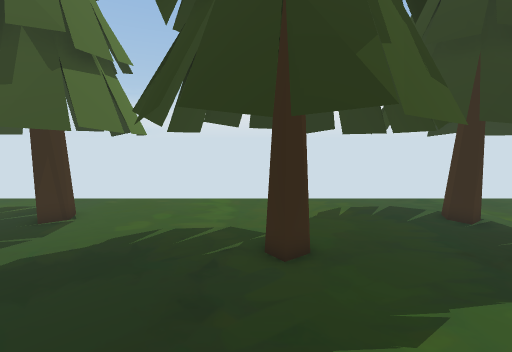
[1] (above)

24 first-person views from a walk through a scene from a Unity 3-D project. The camera is 1.5 m above the floor, tilts 8° down and sees 90° across. The floor is counted in squares, 0.5 m on a side. Each view is taken from the middle of a square. On the plan, view 1 faces up. The plan holds only what a view shows up to about 19 squares ahead; the rest is blank. The place goes on beyond the plan.

[2]
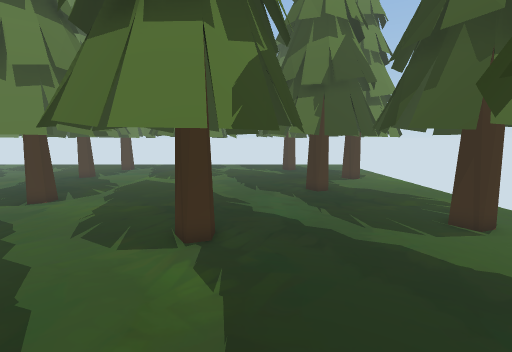

[3]
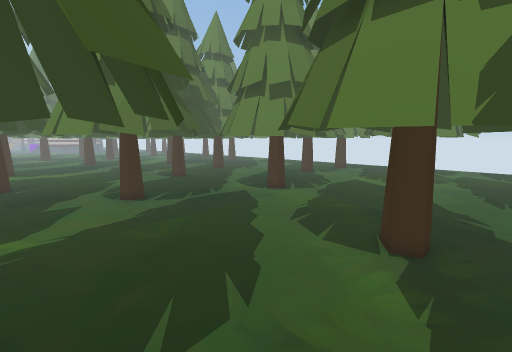

[4]
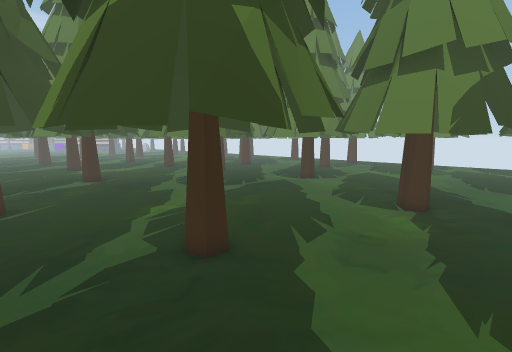

[5]
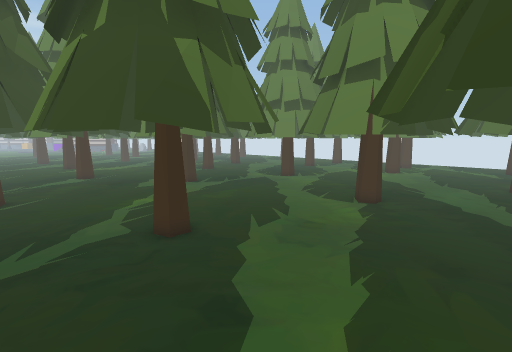

[6]
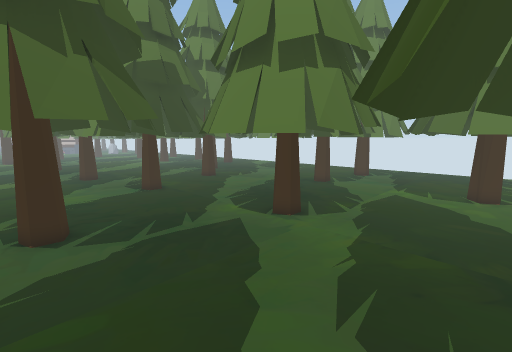

[7]
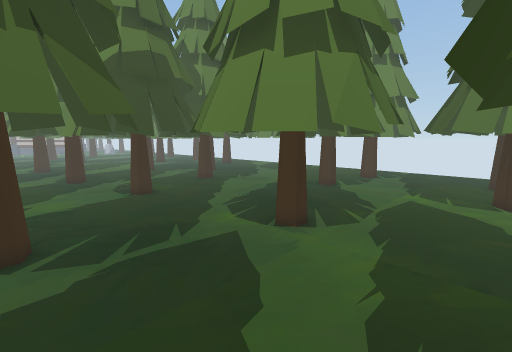

[8]
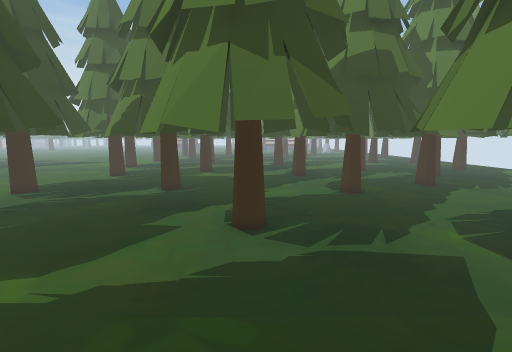

[9]
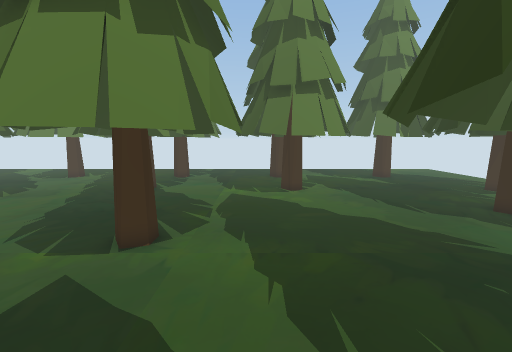

[10]
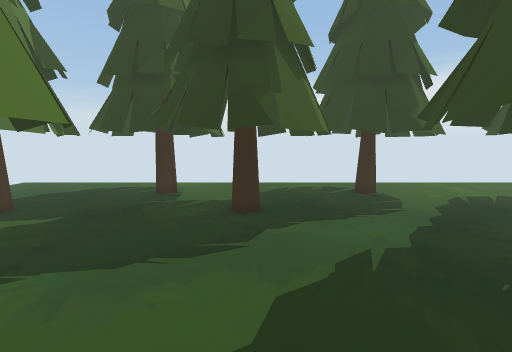

[11]
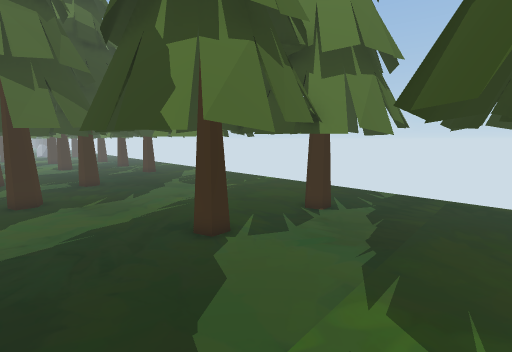

[12]
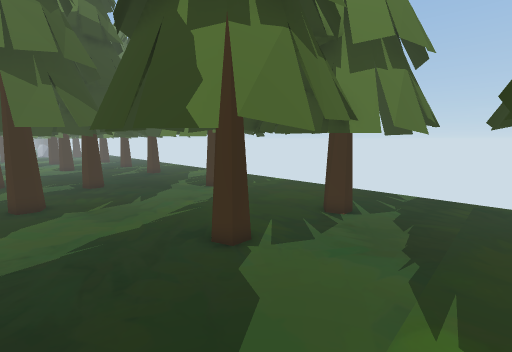

[13]
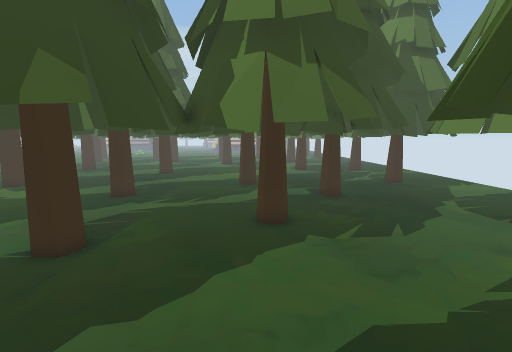

[14]
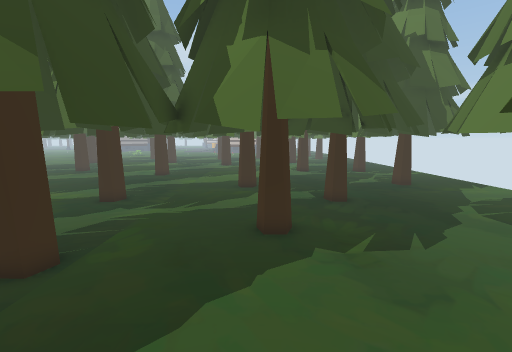

[15]
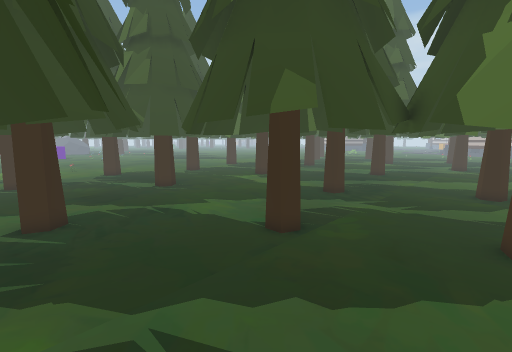

[16]
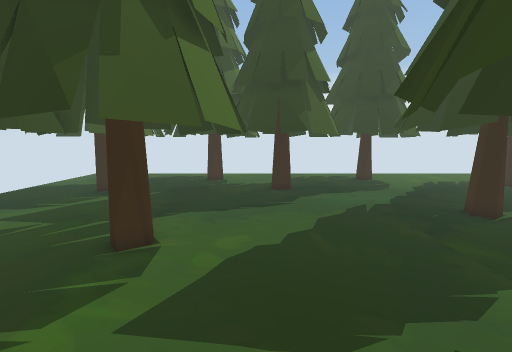

[17]
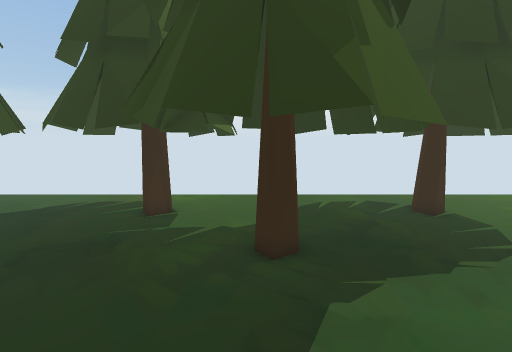

[18]
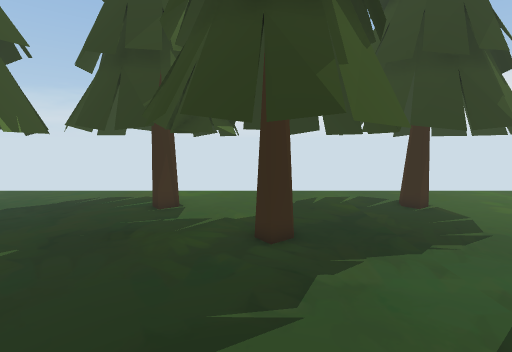

[19]
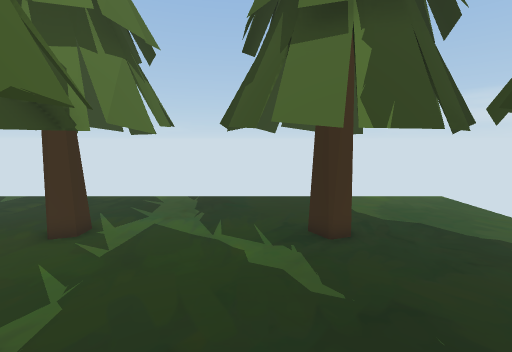

[20]
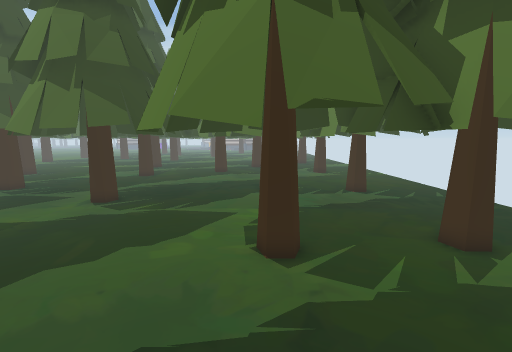

[21]
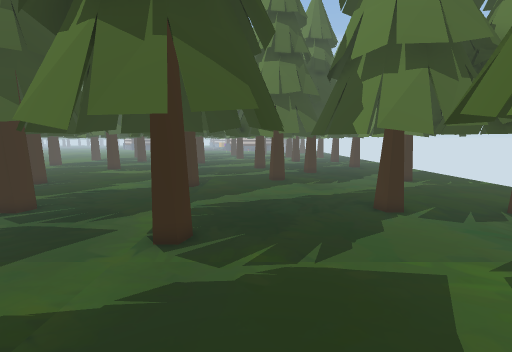

[22]
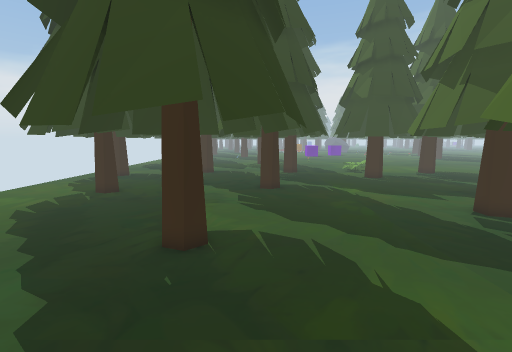

[23]
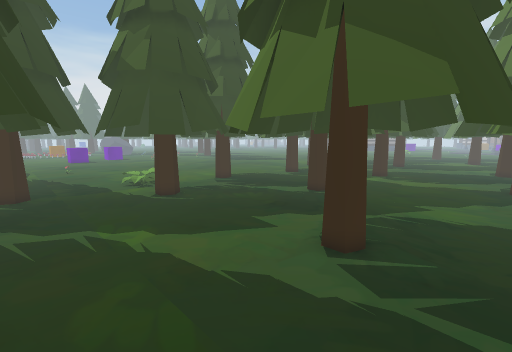

[24]
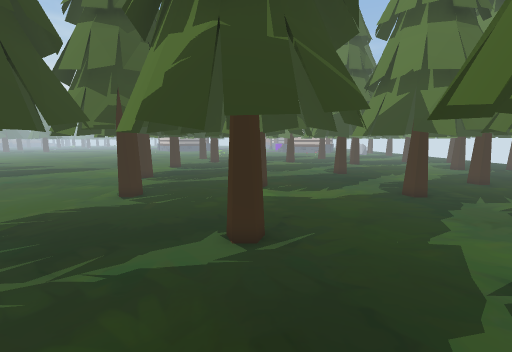

### Floor plan
Key: @ floor where view 1 was taken; # wall or solid block; . floor; T tree.
Columns run from 25 left of view 1 to 9 right of it. Each row starts with its distance up from view 1.
 13        T          T               T
 12 ..... .TT..........TT.............T
 11 ...T.....T....T.....T.........T...
 10 ...T.TT..T....T..TT..T.....T..T.TT.
  9 .T....T..T.TT....TT..T.T....T....T.
  8 .TTT....TT...TT.....T..T.....TT....
  7 ...T...TT....TT....TT....TT..T....
  6 T..T.TTT..TT..T.TT........T..T..T
  5 T..T......TT..T........T.....T..
  4 ...T...TT....T...........T.TT..
  3 ..T......TT.TT.....TT....TT... .
  2 TT........TT...T.....T.........
  1 ...............T..T..TT.........
  0 .TT...TT..........TT..T..@..TT..
 -1 ..TT....T............T..T.....T.
 -2 ..TT.T...T.....T.....T..T..T..T.
 -3 T..T.TT..T.......TT.T...T..TT.T.
 -4 T.TT....TT....................T.
 -5 ...T....T.....T.........T....TT.T..
 -6 TTT.TT.T.......TT.........TTTT.....
 -7 ...........T....TT..............T..
 -8 .TT.......T..TT..T..............T.T
 -9 ..T...TT.....TT..T....TT.........TT
-10 ..TT...TT.#.....TTT.....T....T....T
-11 T.TT.T..T.. ....T.T..T..TT..T..TT..
-12 T..T.TT.TT...TTT.....TT..T.....T
-13 ...T....T...............T....T....
-14 TTT.....T.........T.....T........TT
-15 ....TTTT........TT..TT.T.......TTT
-16 ............TT....T........TT...T.
-17 .TT.......T.T..TT..T...TT....T.T..T
-18 ..TT.......TT..TT..T...T..T...T...T
-19 T..T..TT....T.....TT......TT..TT..
-20 T..T..T..TT..T....T....T.....T..T.
-21  ..T.....TT..TTT.T.....T....TT...TT
-22  ..T..TTT...T.....TT.....TTTT.....T
-23  TTT....TT.TT.TT....T.........T....
-24 ...T..T. T....T..T..TT....  ..T..T.
-25 .....TT.. .T..T..TT..T....  T...TT.
-26 .T....... ..TT......T..T..  TT.....
-27 .TTT....  ...T .....T..T..T    ...
-28 ...T.TT   TT  T.TTTT.....TT    .TT

Where each view was taken, in squares from view 1:
view 1: 0 up, 0 right, facing up
view 2: 2 up, 1 right, facing left
view 3: 2 up, 1 right, facing down-left
view 4: 3 up, 6 right, facing down-left
view 5: 5 up, 6 right, facing down-left
view 6: 2 down, 3 left, facing down-left
view 7: 3 down, 4 left, facing down-left
view 8: 3 down, 4 left, facing down
view 9: 5 down, 4 left, facing left
view 10: 5 down, 14 left, facing up
view 11: 5 down, 15 left, facing down-left
view 12: 6 down, 15 left, facing down-left
view 13: 11 down, 15 left, facing down
view 14: 12 down, 15 left, facing down
view 15: 11 down, 15 left, facing down-right
view 16: 10 down, 16 left, facing up
view 17: 1 down, 15 left, facing up
view 18: 2 down, 15 left, facing up
view 19: 3 up, 17 left, facing left
view 20: 4 up, 19 left, facing down
view 21: 1 down, 14 left, facing down
view 22: 2 down, 14 left, facing right
view 23: 5 down, 7 left, facing down-right
view 24: 11 down, 1 right, facing down
